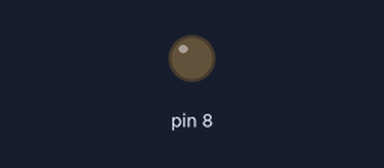
Recording of a sketch running on a simulated Arduino Uno, built with avr-gcc and run on an emulated ATmega328P. On the bench: output pins drawn as LEDs (lit = HIGH).

Above: at 0.5 s.
At 3.5 s:
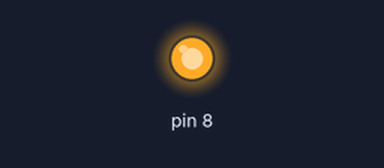
Timing chart, 0 to 4.7 s (numbered marks = the images above):
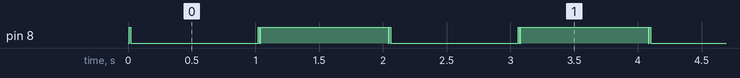

The sketch:

relay.ino
```cpp
void setup() {
  // put your setup code here, to run once:
  pinMode(8, OUTPUT);
}

void loop() {
  // put your main code here, to run repeatedly:
  relay_ON(8);
  delay(1000);
  relay_OFF(8);
  delay(1000);
}

void relay_ON(int pin)
{
  digitalWrite(pin, LOW);
  delay(10);
  digitalWrite(pin, HIGH);
  delay(10);
  digitalWrite(pin, LOW);
}

void relay_OFF(int pin)
{
  digitalWrite(pin, HIGH);
  delay(10);
  digitalWrite(pin, LOW);
  delay(10);
  digitalWrite(pin, HIGH);
}
```

Measured:
- by itself, pin 8: repeats every 2.0 s: LOW 1.0 s, HIGH 0.01 s, LOW 0.01 s, HIGH 1.0 s, LOW 0.01 s, HIGH 0.01 s
